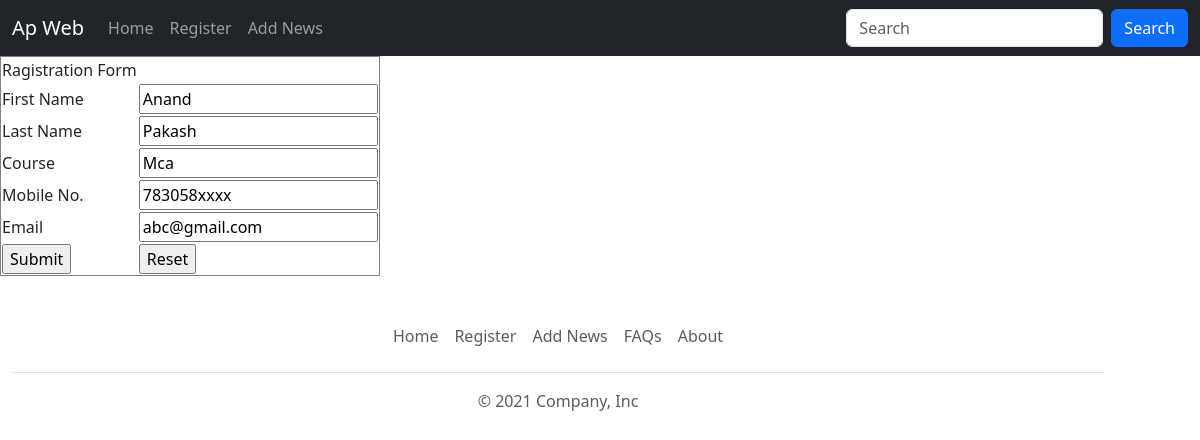
The page /editpage/1 on the database its author committed.
### app/models.py (models this page shows)
class Student(models.Model):
    fname=models.TextField(max_length=50)
    lname=models.CharField(max_length=50)
    course=models.CharField(max_length=50)
    mob=models.CharField(max_length=15)
    email=models.EmailField(max_length=50)

### app/views.py (the view)
# urls.py: path('editpage/<int:pk>',views.editpage,name='editpage'),
def editpage(request,pk):
    data=Student.objects.get(id=pk)
    return render(request,'editpage.html',{'key2':data})

### template/editpage.html (shortened to what this page needs)
{% extends 'base.html' %}
{% block content %}
    <form action="{% url 'update' pk=key2.id %}" method="post">
        <table border="1">
            <tr><td colspnan="2">Ragistration Form </td></tr>
            <tr>
                <td>First Name</td>
                <td><input type="text" name="fname" value="{{key2.fname}}"> </td>
            </tr>
            <tr>
                <td>Last Name</td>
                <td><input type="text" name="lname"  value="{{key2.lname}}"> </td>
            </tr>
            <tr>
                <td>Course</td>
                <td><input type="text" name="course"  value="{{key2.course}}"> </td>
            </tr>
            <tr>
                <td>Mobile No.</td>
                <td><input type="text" name="number"  value="{{key2.mob}}"> </td>
            </tr>
            <tr>
                <td>Email</td>
                <td><input type="email" name="email"  value="{{key2.email}}"> </td>
            </tr>
            <tr>
                <td><input type="submit" value="Submit"></td>
                <td><input type="reset" value="Reset"> </td>
            </tr>
        </table>
    </form>
{% endblock %}

### rows shown on the page
Student: fname "Anand", lname "Pakash", course "Mca", number "783058xxxx", email "abc@gmail.com"
